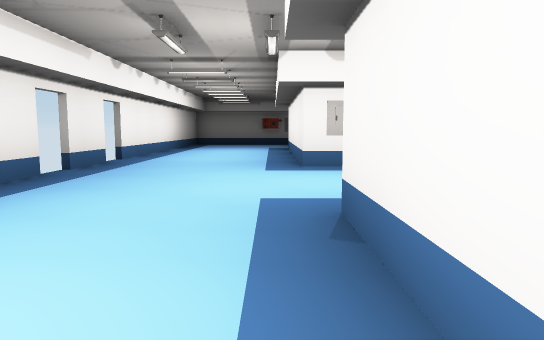
view 1 (above)

17 first-person views from a walk through a Unity game level. The camera is 1.2 m above the floor, tilts 6° down and sees 70° across. The floor is counted in squares, 2 m on a side. Each view is taken from the middle of a square. On the plan, view 1 faces up. The plan holds only what a view shows up to about 11 squares ahead; the rest is blank. Door leaves are left out, so doorways stand open.

view 2
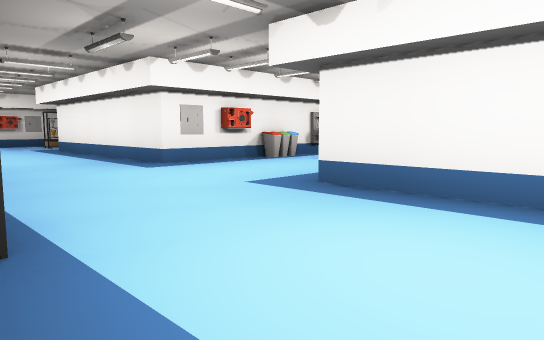

view 3
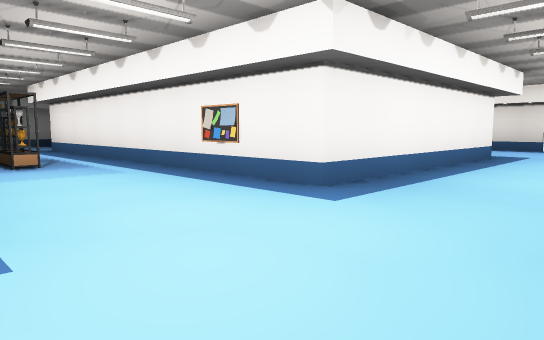

view 4
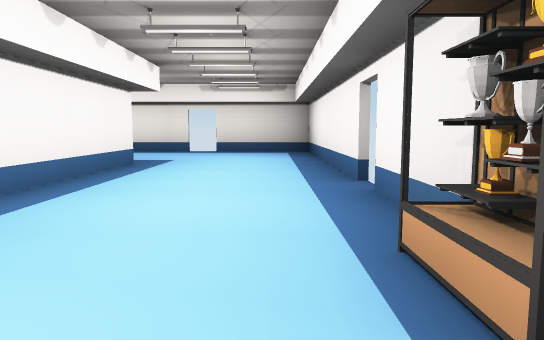

view 5
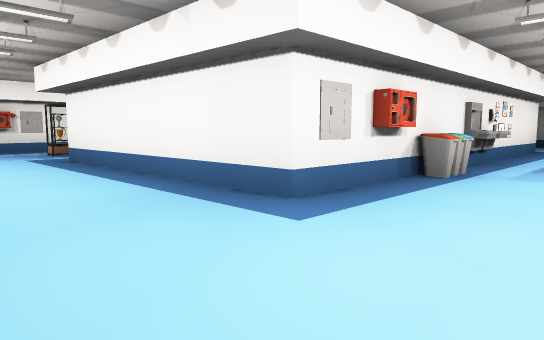

view 6
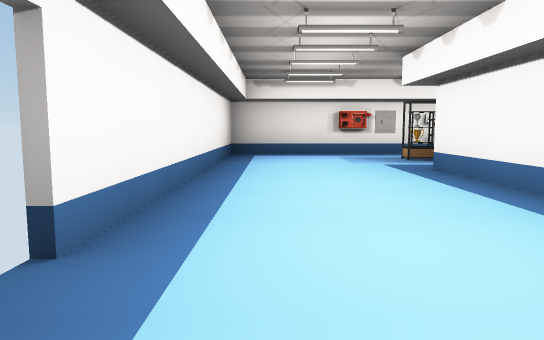

view 7
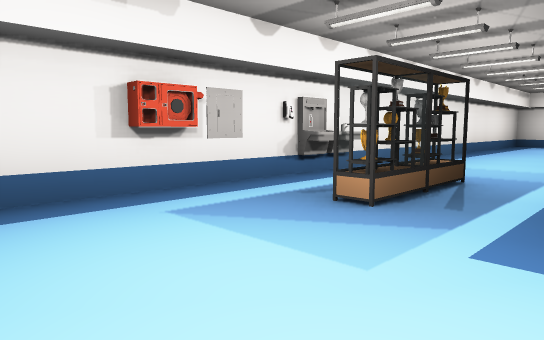

view 8
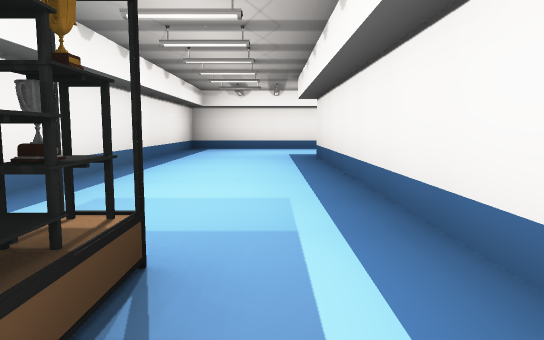

view 9
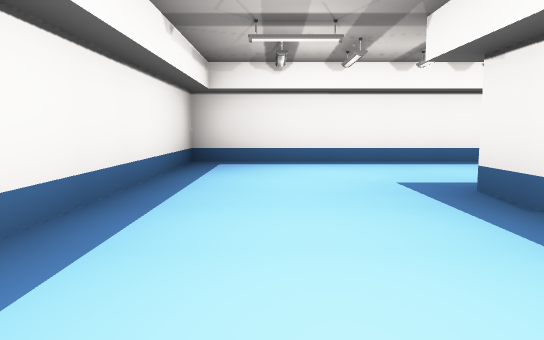

view 10
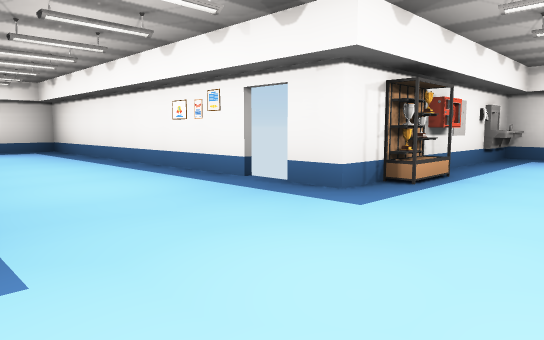

view 11
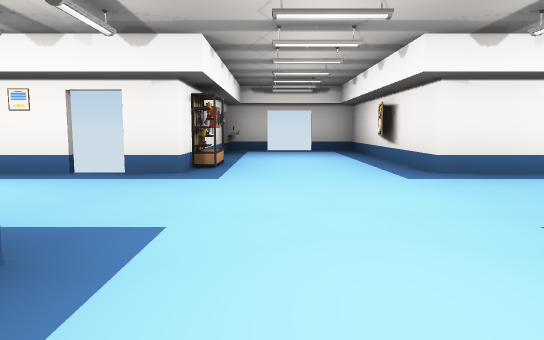

view 12
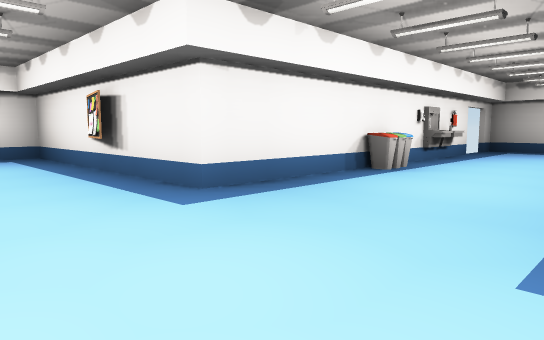

view 13
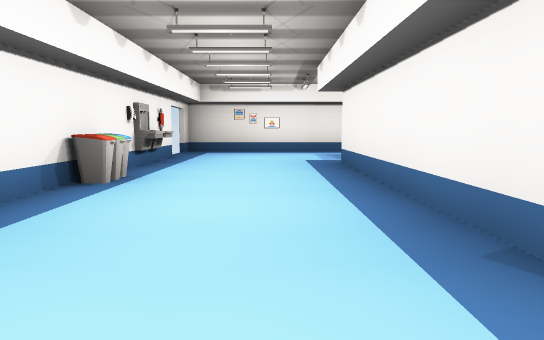

view 14
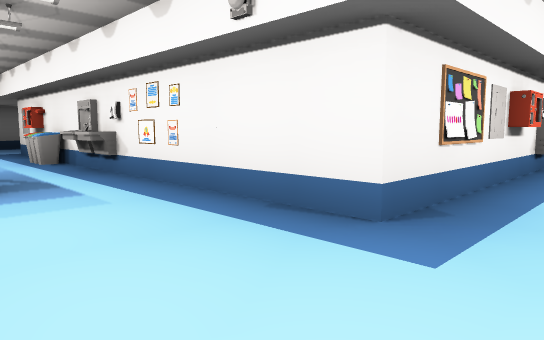

view 15
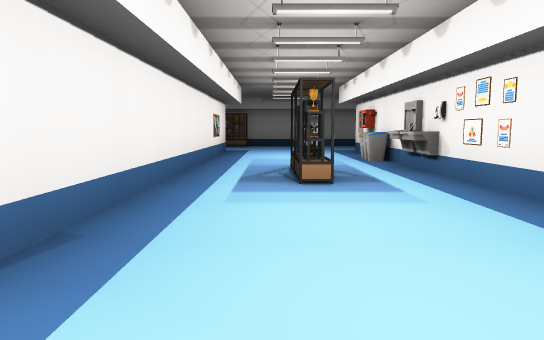

view 16
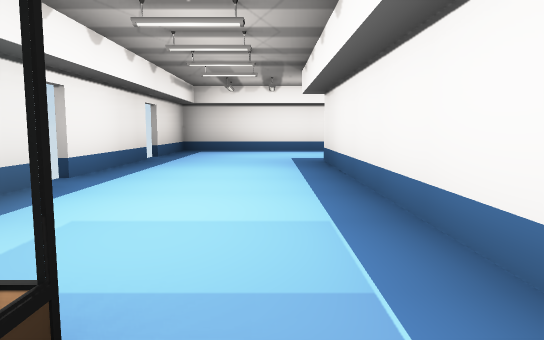

view 17
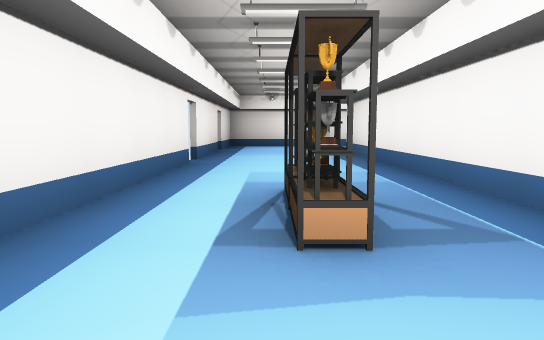

### Floor plan
Points are (right, up) in squares from view 1. A wall is a line through its corners. A room is listed if a view was taken in it or the views show most of it. See-through windows are left out.
Room 1 (views 1, 2, 3, 4, 5, 6, 7, 8, 9, 10, 11, 12, 13, 14, 15, 16, 17)
walls: (9.7, 2.2) (9.7, -3); (1.6, 6.2) (0.5, 6.2) (0.5, 12); (9.7, 10.2) (9.7, 6.2) (3.4, 6.2); (8.2, -3) (0.5, -3) (0.5, 2.7) (9.8, 2.7); (13.2, 7.9) (13.2, 15.5) (-3, 15.5) (-3, 7.6); (2.4, 12) (9.8, 12); (-3, 5) (-3, 4.2); (-3, 1.6) (-3, 0.2); (-3, 7) (-3, 5.8); (-3, -0.5) (-3, -6.5) (-0.5, -6.5); (4, -6.5) (13.2, -6.5) (13.2, -6); (13.2, -4.8) (13.2, 2.7) (19, 2.7) (19, 3.9); (17.5, 6.2) (15.4, 6.2); (0.1, -6.5) (3.2, -6.5)
ways out: open door at (19, 4.5); gap at (-3, 6.5); gap at (3.5, -7)
objects: other object (-3, 2); other object (-3, 3); other object (1, 14); other object (2, 3); other object (2, 6); other object (2, 14); fountain (2, 15); bin (3, 6); fountain (3, 15); bin (4, 6); other object (5, 4); fountain (5, 6); other object (6, 5); other object (8, -5); other object (9, -5); other object (10, 7); other object (10, 9); fountain (10, 11); fountain (13, -3); bin (13, -1); bin (13, 0); other object (14, 6); other object (16, 3); fountain (18, 6); fountain (19, 6)

Positions as (right, up) in squares from view 1, and headings:
1: (0, 0), facing up
2: (-3, 0), facing up-right
3: (-2, 6), facing down-right
4: (-2, 4), facing down
5: (-2, 4), facing up-right
6: (-2, 6), facing up
7: (-2, 12), facing up-right
8: (1, 13), facing right
9: (6, 14), facing right
10: (10, 4), facing up-right
11: (8, 5), facing right
12: (10, 5), facing down-right
13: (11, 4), facing down
14: (11, 4), facing up-left
15: (11, 4), facing left
16: (8, -4), facing left
17: (11, -5), facing left
